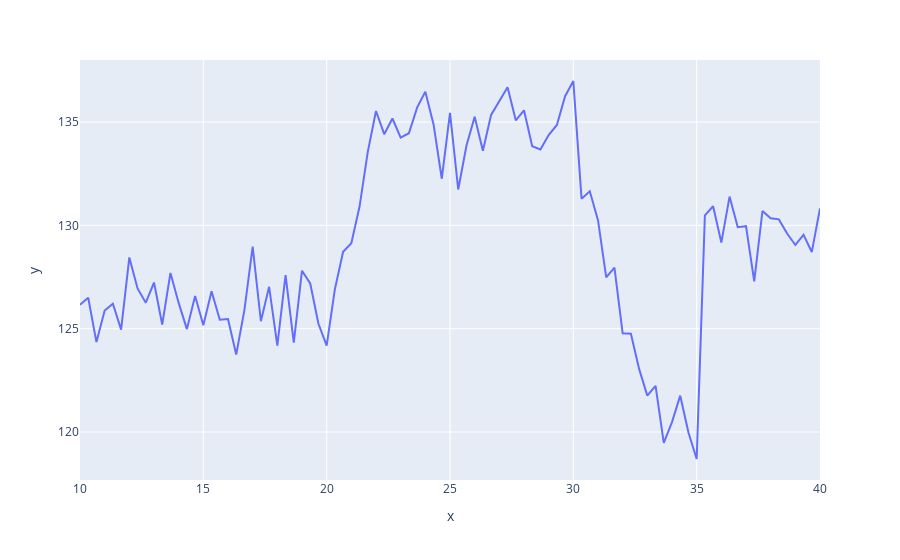

The cell this chart's notebook holds for it:
### Code cell
fig = px.line(x = t, y = v)
fig.show()
